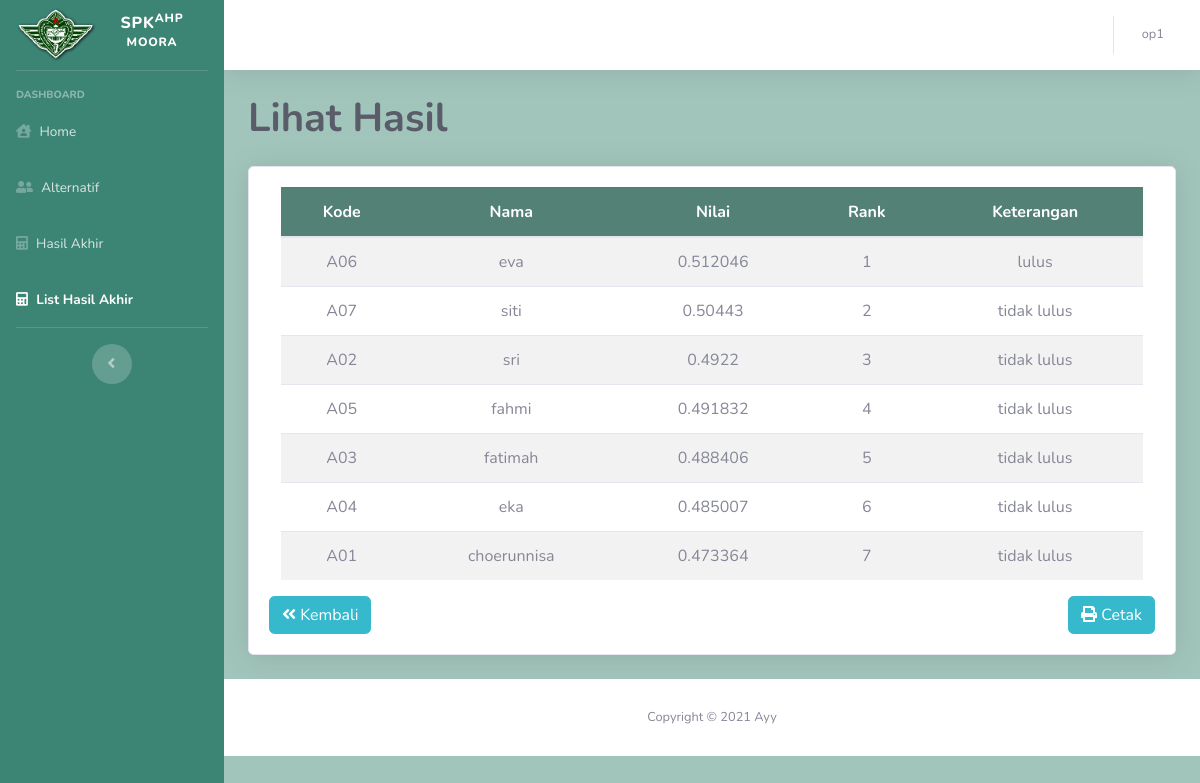
The page /lihat_nilai_alt.php?tanggal=2021-01-13 04:34:07 (signed in) on the database its author committed.
### tables this page shows
CREATE TABLE `hasil` (
  `id_hasil` int(10) NOT NULL,
  `id_alternatif` int(11) NOT NULL,
  `nilai` float NOT NULL,
  `tanggal` datetime NOT NULL,
  `ket` varchar(20) NOT NULL
);

CREATE TABLE `alternatif` (
  `id_alternatif` int(5) NOT NULL,
  `kode` varchar(10) NOT NULL,
  `nama` varchar(20) NOT NULL,
  `alamat` varchar(50) NOT NULL,
  `tgl_lahir` date NOT NULL,
  `Usia` int(5) NOT NULL,
  `pendidikan_terakhir` varchar(4) NOT NULL,
  `IPK` float NOT NULL,
  `no_HP` varchar(20) NOT NULL,
  `email` varchar(50) NOT NULL,
  `Berkas` varchar(150) NOT NULL,
  `username` varchar(30) NOT NULL,
  `password` varchar(255) NOT NULL,
  `size` varchar(15) NOT NULL
);

### lihat_nilai_alt.php (the view, shortened to what this page needs)
<?php
require 'koneksi.php';
include('template/topbar.php');
include('template/sidebar.php');
?>
<div class="container-fluid">
  	<h1 class="m-0 font-weight-bold text-dark">Lihat Hasil</h1><br>
   	 	<div class="card shadow mb-4">
      		<div class="card-body">
      			<div class="table-responsive">
					<div class="col-md-auto">
						<table class="table table-striped">
      						<thead class="table-dark" style="background-color: #548176">
      							<tr>
      								<th class="text-center">Kode</th>
      								<th class="text-center">Nama</th>
      								<th class="text-center">Nilai</th>
      								<th class="text-center">Rank</th>
                      <th class="text-center">Keterangan</th>
      							</tr>
      						</thead>
      						<?php
      						$sql="SELECT alternatif.kode, hasil.*, alternatif.nama FROM alternatif JOIN hasil USING (id_alternatif) WHERE tanggal = '$_GET[tanggal]'";
      						$result = mysqli_query($koneksi, $sql);
                        $i=1;
      							while ($row= mysqli_fetch_assoc($result)) {
      						?>
      						<tr>
      							<td class="text-center"><?=$row['kode']?></td>
      							<td class="text-center"><?=$row['nama']?></td>
      							<td class="text-center"><?=$row['nilai']?></td>
      							<td class="text-center"><?=$i?></td>
                    <td class="text-center"><?=$row['ket']?></td>
      						</tr>
      						<?php
                        $i++;
      					}
      					?>
      				</table>
      			</div>
      		</div>
               <a href='javascript:history.back()'>
                <button class="btn btn-info float-left">
                  <i class="fas fa-angle-double-left"></i> Kembali
                </button>
              </a>
            <a class="btn btn-info float-right" href="cetak_laporan.php?tanggal=<?=$_GET['tanggal'] ?>" target="_blank"><i class="fas fa-print"></i> Cetak</a>
      	</div>
      </div>
  </div>
  <?php include('template/footer.php'); ?>

### rows shown on the page
hasil: id_alternatif.kode "A06", id_alternatif.nama "eva", nilai "0.512046", ket "lulus"
hasil: id_alternatif.kode "A07", id_alternatif.nama "siti", nilai "0.50443", ket "tidak lulus"
hasil: id_alternatif.kode "A02", id_alternatif.nama "sri", nilai "0.4922", ket "tidak lulus"
hasil: id_alternatif.kode "A05", id_alternatif.nama "fahmi", nilai "0.491832", ket "tidak lulus"
hasil: id_alternatif.kode "A03", id_alternatif.nama "fatimah", nilai "0.488406", ket "tidak lulus"
hasil: id_alternatif.kode "A04", id_alternatif.nama "eka", nilai "0.485007", ket "tidak lulus"
hasil: id_alternatif.kode "A01", id_alternatif.nama "choerunnisa", nilai "0.473364", ket "tidak lulus"

### other values the page prints
$_SESSION["username"] "op1"
